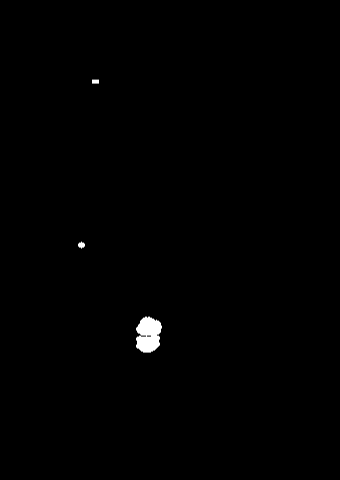
#> input picture output/case1_inspected_image_defects_mask.tif, 340 x 480 px, given in place of case1_inspected_image.tif, which was not available
$ python stitch_images.py
#> lines starting #> are read from the running program, lines starting #| are printed output that depends on the picture; after the words box and inside, x2 and y2 are one past the last pixel; in counts of white or black regions, pixels touching at a corner belong together; pictures that were not available may be replaced by others from this repository, and a replacement may not be noted
import cv2 as cv
import numpy as np

# Load the two images to be stitched
for i in range(1, 4):
    img_left = cv.imread(f'case{i}_inspected_image.tif')
#> img_left is the input picture: shape (480, 340, 3); min 0, max 255, mean 1.2
    img_right = cv.imread(f'case{i}_inspected_image_defects_mask.tif')

    # Check that the height of the images is the same
    assert img_left.shape[0] == img_right.shape[0]

    # Create a new image with a width equal to the sum of the widths of the two images
    img_stitched = np.zeros((img_left.shape[0], img_left.shape[1] + img_right.shape[1], 3), dtype=np.uint8)

    # Copy the pixels from the first image into the left half of the new image
    img_stitched[:, :img_left.shape[1], :] = img_left
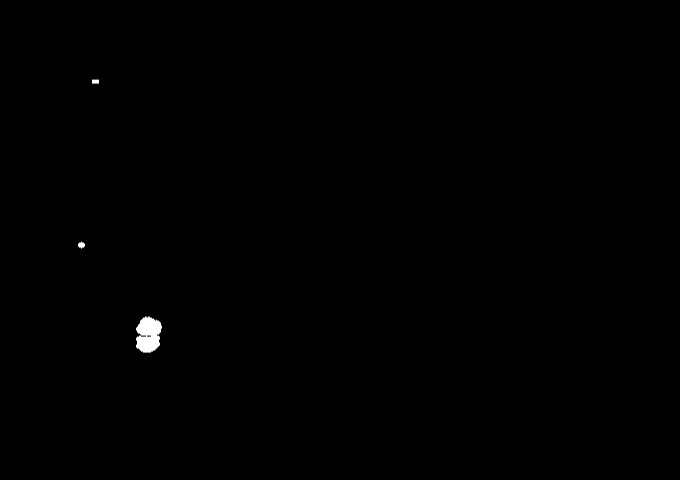
#> img_stitched: shape (480, 680, 3); min 0, max 255, mean 0.6

    # Copy the pixels from the second image into the right half of the new image, starting at the column that corresponds to the width of the first image
    img_stitched[:, img_left.shape[1]:, :] = img_right
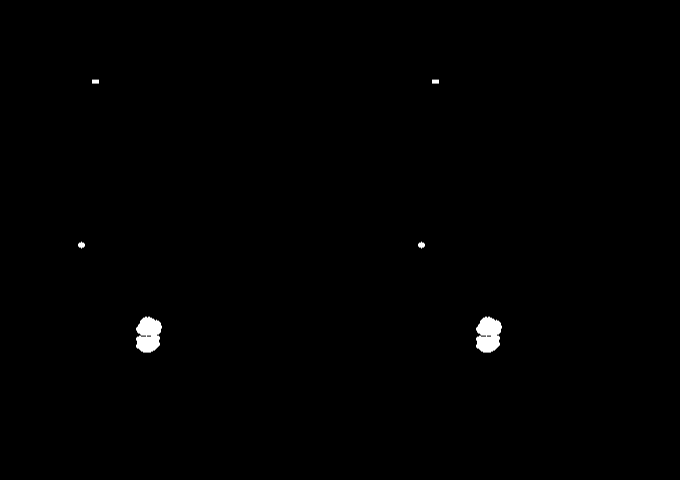
#> img_stitched: shape (480, 680, 3); 0.25% of pixels changed, all inside (x1, y1, x2, y2) = (418, 79, 502, 353)

    # Display or save the resulting image
    cv.imshow(f'Case{i} - Stitched images', img_stitched)
    cv.waitKey(0)
#> pass 2 of the loop `for i in range(1, 4):`:
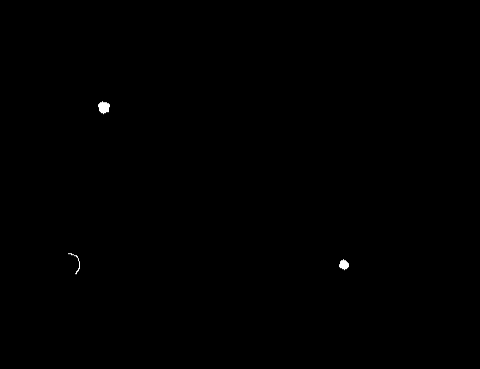
#> input picture output/case2_inspected_image_defects_mask.tif, 480 x 369 px, given in place of case2_inspected_image.tif, which was not available
#> img_left is the input picture: shape (369, 480, 3); min 0, max 255, mean 0.3
#> `img_stitched[:, :img_left.shape[1], :] = img_left`:
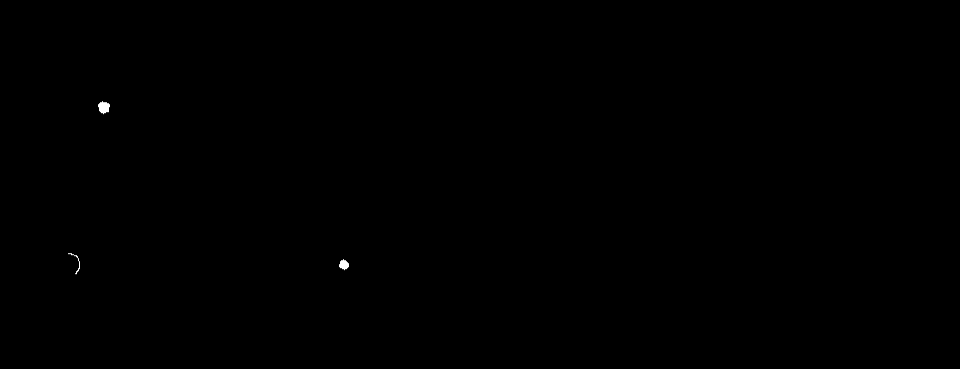
#> img_stitched: shape (369, 960, 3); min 0, max 255, mean 0.2
#> `img_stitched[:, img_left.shape[1]:, :] = img_right`:
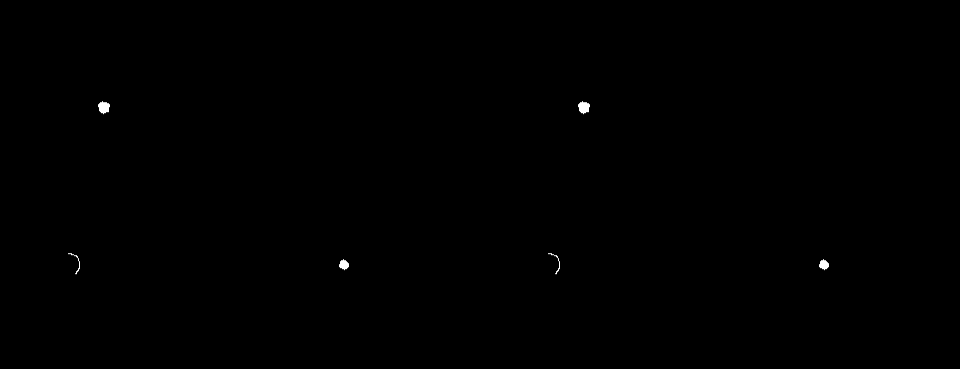
#> img_stitched: shape (369, 960, 3); 0.07% of pixels changed, all inside (x1, y1, x2, y2) = (548, 101, 829, 275)
#> (the run stopped early here; a loop or call above may not have finished)
